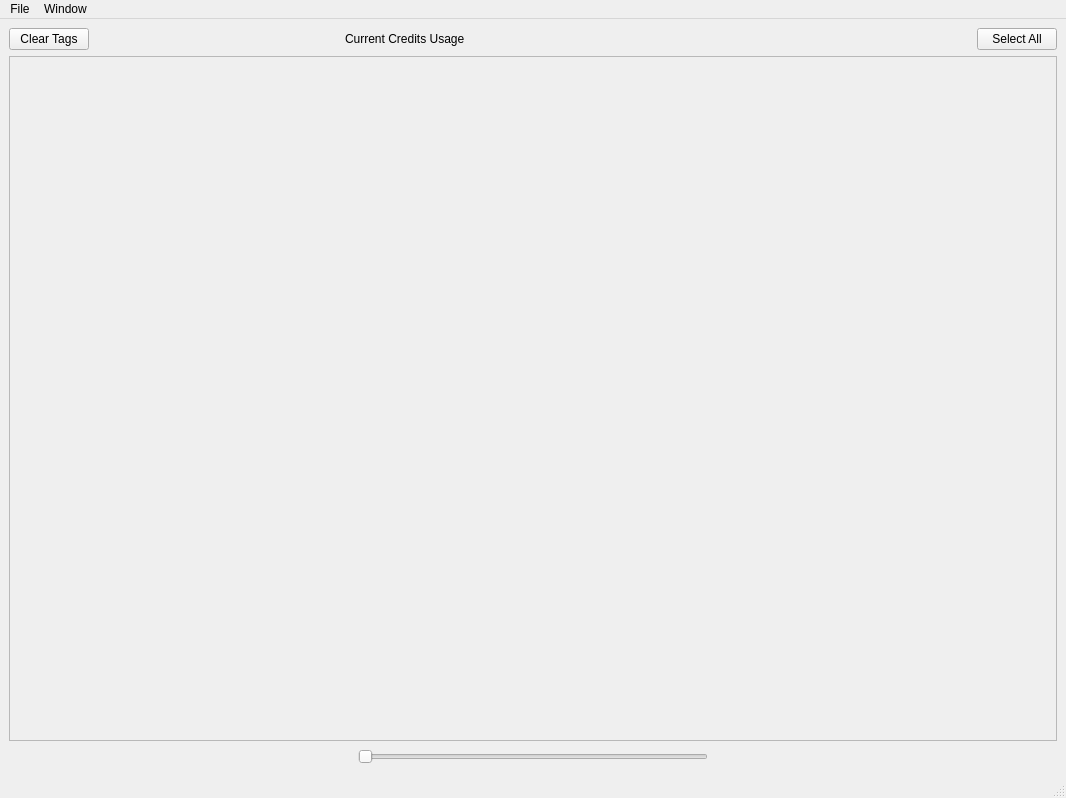
<?xml version="1.0" encoding="UTF-8"?>
<ui version="4.0">
 <class>MainWindow</class>
 <widget class="QMainWindow" name="MainWindow">
  <property name="geometry">
   <rect>
    <x>0</x>
    <y>0</y>
    <width>1066</width>
    <height>798</height>
   </rect>
  </property>
  <property name="windowTitle">
   <string>HappyTag</string>
  </property>
  <widget class="QWidget" name="centralwidget">
   <layout class="QVBoxLayout" name="verticalLayout_2">
    <item>
     <layout class="QHBoxLayout" name="horizontalLayout_2">
      <item>
       <widget class="QPushButton" name="clearTagsButton">
        <property name="text">
         <string>Clear Tags</string>
        </property>
       </widget>
      </item>
      <item>
       <spacer name="horizontalSpacer_4">
        <property name="orientation">
         <enum>Qt::Horizontal</enum>
        </property>
        <property name="sizeHint" stdset="0">
         <size>
          <width>40</width>
          <height>20</height>
         </size>
        </property>
       </spacer>
      </item>
      <item>
       <widget class="QLabel" name="label">
        <property name="text">
         <string>Current Credits Usage</string>
        </property>
       </widget>
      </item>
      <item>
       <widget class="CloudinaryCreditsBar" name="creditsBar" native="true">
        <property name="sizePolicy">
         <sizepolicy hsizetype="Expanding" vsizetype="Preferred">
          <horstretch>0</horstretch>
          <verstretch>0</verstretch>
         </sizepolicy>
        </property>
       </widget>
      </item>
      <item>
       <spacer name="horizontalSpacer_3">
        <property name="orientation">
         <enum>Qt::Horizontal</enum>
        </property>
        <property name="sizeHint" stdset="0">
         <size>
          <width>40</width>
          <height>20</height>
         </size>
        </property>
       </spacer>
      </item>
      <item>
       <widget class="QPushButton" name="SelectAlButton">
        <property name="text">
         <string>Select All</string>
        </property>
        <property name="shortcut">
         <string>Ctrl+A</string>
        </property>
       </widget>
      </item>
     </layout>
    </item>
    <item>
     <widget class="QScrollArea" name="scrollArea">
      <property name="widgetResizable">
       <bool>true</bool>
      </property>
      <widget class="QWidget" name="scrollAreaWidgetContents">
       <property name="geometry">
        <rect>
         <x>0</x>
         <y>0</y>
         <width>1046</width>
         <height>676</height>
        </rect>
       </property>
       <layout class="QVBoxLayout" name="verticalLayout">
        <item>
         <widget class="QWidget" name="picturesContainer" native="true"/>
        </item>
       </layout>
      </widget>
     </widget>
    </item>
    <item>
     <layout class="QHBoxLayout" name="horizontalLayout">
      <item>
       <spacer name="horizontalSpacer">
        <property name="orientation">
         <enum>Qt::Horizontal</enum>
        </property>
        <property name="sizeHint" stdset="0">
         <size>
          <width>40</width>
          <height>20</height>
         </size>
        </property>
       </spacer>
      </item>
      <item>
       <widget class="QSlider" name="horizontalSlider">
        <property name="orientation">
         <enum>Qt::Horizontal</enum>
        </property>
       </widget>
      </item>
      <item>
       <spacer name="horizontalSpacer_2">
        <property name="orientation">
         <enum>Qt::Horizontal</enum>
        </property>
        <property name="sizeHint" stdset="0">
         <size>
          <width>40</width>
          <height>20</height>
         </size>
        </property>
       </spacer>
      </item>
     </layout>
    </item>
   </layout>
  </widget>
  <widget class="QMenuBar" name="menubar">
   <property name="geometry">
    <rect>
     <x>0</x>
     <y>0</y>
     <width>1066</width>
     <height>21</height>
    </rect>
   </property>
   <widget class="QMenu" name="menuFile">
    <property name="title">
     <string>File</string>
    </property>
    <addaction name="actionOpenFiles"/>
    <addaction name="actionOpen_Folder"/>
    <addaction name="actionSave"/>
    <addaction name="separator"/>
    <addaction name="actionSettings"/>
   </widget>
   <widget class="QMenu" name="menuWindow">
    <property name="title">
     <string>Window</string>
    </property>
    <addaction name="actionTags_Window"/>
   </widget>
   <addaction name="menuFile"/>
   <addaction name="menuWindow"/>
  </widget>
  <widget class="QStatusBar" name="statusbar"/>
  <action name="actionOpenFiles">
   <property name="text">
    <string>Open Files...</string>
   </property>
   <property name="shortcut">
    <string>Ctrl+F</string>
   </property>
  </action>
  <action name="actionTags_Window">
   <property name="text">
    <string>Show Tags Window</string>
   </property>
   <property name="shortcut">
    <string>Ctrl+T</string>
   </property>
  </action>
  <action name="actionSettings">
   <property name="text">
    <string>Settings...</string>
   </property>
  </action>
  <action name="actionOpen_Folder">
   <property name="text">
    <string>Open Folder...</string>
   </property>
   <property name="shortcut">
    <string>Ctrl+D</string>
   </property>
  </action>
  <action name="actionSave">
   <property name="text">
    <string>Save</string>
   </property>
   <property name="shortcut">
    <string>Ctrl+S</string>
   </property>
  </action>
 </widget>
 <customwidgets>
  <customwidget>
   <class>CloudinaryCreditsBar</class>
   <extends>QWidget</extends>
   <header>cloudinaryCreditsBar.h</header>
   <container>1</container>
  </customwidget>
 </customwidgets>
 <resources/>
 <connections/>
</ui>
